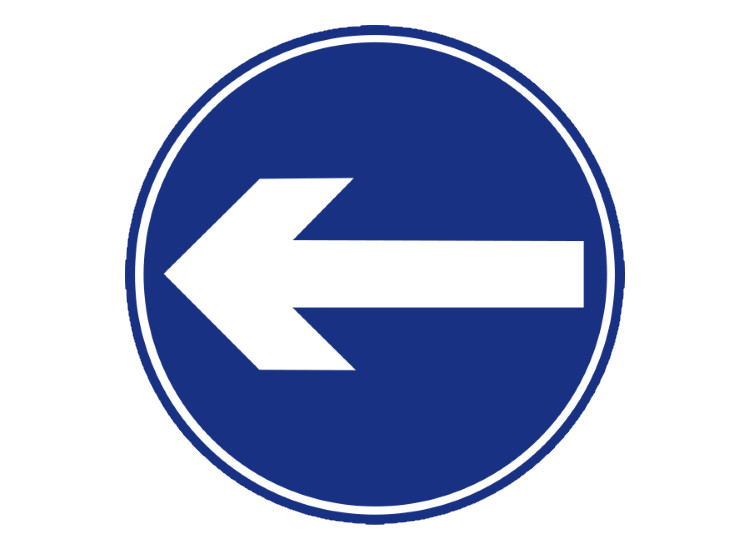
//> input picture sinais/ArrowLeft.jpg, 750 x 550 px, given in place of the camera
$ ./main   (built with g++ and OpenCV 4)
//> lines starting //> are read from the running program, lines starting //| are printed output that depends on the picture; after the words box and inside, x2 and y2 are one past the last pixel; in counts of white or black regions, pixels touching at a corner belong together
#include <iostream>
#include <opencv2/opencv.hpp>
#include <ostream>

#define RED_LOWER_BOUND1 cv::Scalar(0, 130, 80)
#define RED_UPPER_BOUND1 cv::Scalar(10, 255, 255)
#define RED_LOWER_BOUND2 cv::Scalar(165, 130, 80)
#define RED_UPPER_BOUND2 cv::Scalar(180, 255, 255)

#define BLUE_LOWER_BOUND cv::Scalar(104, 110, 80)
#define BLUE_UPPER_BOUND cv::Scalar(124, 255, 255)

#define CIRCLE_DETECTION_PARAM1 30
#define CIRCLE_DETECTION_PARAM2 20
#define MIN_RADIUS 20
#define MAX_RADIUS 600
#define OCTAGON_APPROXIMATION_PARAM 0.04
#define OCTAGON_CIRCULARITY_THRESHOLD 0.65

class ColorDetector {
   public:
    static cv::Mat detectRed(const cv::Mat& img) {
        cv::Mat hsv;
        cv::cvtColor(img, hsv, cv::COLOR_BGR2HSV);

        cv::Mat mask1, mask2;
        cv::inRange(hsv, RED_LOWER_BOUND1, RED_UPPER_BOUND1, mask1);
        cv::inRange(hsv, RED_LOWER_BOUND2, RED_UPPER_BOUND2, mask2);
        cv::Mat mask = mask1 | mask2;

        // Add noise reduction
        cv::Mat kernel =
            cv::getStructuringElement(cv::MORPH_ELLIPSE, cv::Size(3, 3));
        cv::morphologyEx(mask, mask, cv::MORPH_OPEN, kernel, cv::Point(-1, -1),
                         2);
        cv::morphologyEx(mask, mask, cv::MORPH_CLOSE, kernel, cv::Point(-1, -1),
                         2);

        return mask;
    }

    static cv::Mat detectBlue(const cv::Mat& img) {
        cv::Mat hsv;
        cv::cvtColor(img, hsv, cv::COLOR_BGR2HSV);

        cv::Mat mask;
        cv::inRange(hsv, BLUE_LOWER_BOUND, BLUE_UPPER_BOUND, mask);

        // Add noise reduction
        cv::Mat kernel =
            cv::getStructuringElement(cv::MORPH_ELLIPSE, cv::Size(3, 3));
        cv::morphologyEx(mask, mask, cv::MORPH_OPEN, kernel, cv::Point(-1, -1),
                         2);
        cv::morphologyEx(mask, mask, cv::MORPH_CLOSE, kernel, cv::Point(-1, -1),
                         2);

        return mask;
    }
};

class ShapeDetector {
   public:
    static std::vector<std::pair<cv::Vec3f, cv::Point2f>> detectCircles(
        const cv::Mat& img) {
        std::vector<cv::Vec3f> circles;
        cv::HoughCircles(img, circles, cv::HOUGH_GRADIENT, 1, img.rows / 8,
                         CIRCLE_DETECTION_PARAM1, CIRCLE_DETECTION_PARAM2,
                         MIN_RADIUS, MAX_RADIUS);

        std::vector<std::pair<cv::Vec3f, cv::Point2f>> result;

        for (const auto& circle : circles) {
            cv::Mat circleMask = cv::Mat::zeros(img.rows, img.cols, CV_8U);
            cv::circle(circleMask, cv::Point(circle[0], circle[1]), circle[2],
                       cv::Scalar(255), -1);

            cv::Mat maskedImg;
            img.copyTo(maskedImg, circleMask);

            double expectedArea = CV_PI * circle[2] * circle[2];
            double actualArea =
                cv::countNonZero(maskedImg);  // count the number of white
                                              // pixels inside the circle

            if (actualArea / expectedArea > 0.48) {
                cv::Moments mu = cv::moments(
                    maskedImg,
                    false);  // compute the moments of the masked binary image
                cv::Point2f mc =
                    cv::Point2f(static_cast<float>(mu.m10 / (mu.m00 + 1e-5)),
                                static_cast<float>(mu.m01 / (mu.m00 + 1e-5)));
                result.emplace_back(circle, mc);
            }
        }

        return result;
    }

    static std::vector<std::vector<cv::Point>> detectOctagons(
        const cv::Mat& img) {
        std::vector<std::vector<cv::Point>> contours;
        cv::findContours(img, contours, cv::RETR_TREE, cv::CHAIN_APPROX_SIMPLE);

        std::vector<std::vector<cv::Point>> octagons;
        for (const auto& contour : contours) {
            std::vector<cv::Point> approx;
            cv::approxPolyDP(
                contour, approx,
                cv::arcLength(contour, true) * OCTAGON_APPROXIMATION_PARAM,
                true);

            if (approx.size() == 8) {
                double maxEdgeLength = 0.0;
                double minEdgeLength = std::numeric_limits<double>::max();
                for (int i = 0; i < approx.size(); i++) {
                    cv::Point diff =
                        approx[(i + 1) % approx.size()] - approx[i];
                    double edgeLength =
                        cv::sqrt(diff.x * diff.x + diff.y * diff.y);
                    minEdgeLength = std::min(minEdgeLength, edgeLength);
                    maxEdgeLength = std::max(maxEdgeLength, edgeLength);
                }
                double edgeLengthRatio = minEdgeLength / maxEdgeLength;
                // Do not match if the contours are not aprox equal in lenght.
                if (edgeLengthRatio < 0.7) {
                    continue;
                }

                octagons.push_back(approx);
            }
        }

        return octagons;
    }

    static std::vector<std::pair<std::vector<cv::Point>, cv::Point2f>>
    detectSquares(const cv::Mat& img) {
        std::vector<std::vector<cv::Point>> contours;
        cv::findContours(img.clone(), contours, cv::RETR_TREE,
                         cv::CHAIN_APPROX_SIMPLE);

        std::vector<std::pair<std::vector<cv::Point>, cv::Point2f>> squares;

        for (const auto& contour : contours) {
            std::vector<cv::Point> approx;
            cv::approxPolyDP(contour, approx,
                             cv::arcLength(contour, true) * 0.02, true);

            if (approx.size() == 4 &&
                std::fabs(cv::contourArea(approx)) > 1000) {
                std::array<double, 4> sides = {cv::norm(approx[1] - approx[0]),
                                               cv::norm(approx[2] - approx[1]),
                                               cv::norm(approx[3] - approx[2]),
                                               cv::norm(approx[0] - approx[3])};

                double max_side = *std::max_element(sides.begin(), sides.end());
                double min_side = *std::min_element(sides.begin(), sides.end());

                if (max_side <= 1.2 * min_side) {
                    cv::Moments m = cv::moments(contour, false);
                    squares.emplace_back(
                        approx,
                        cv::Point2f(
                            static_cast<float>(m.m10 / (m.m00 + 1e-5)),
                            static_cast<float>(m.m01 / (m.m00 + 1e-5))));
                }
            }
        }

        return squares;
    }
};

int main() {
    cv::VideoCapture cap(0);
    if (!cap.isOpened()) {
        return -1;
    }

    const double overlapThreshold = 0.1;

    cv::Mat frame;
    while (cap.read(frame)) {
//> frame is the input picture: 550 rows x 750 cols, CV_8UC3; mean B, G, R 211.4, 182.7, 174
        cv::Mat hsv;
        cv::cvtColor(frame, hsv, cv::COLOR_BGR2HSV);
//> hsv: 550 rows x 750 cols, CV_8UC3; mean H, S, V 44.8, 72.6, 211.5

        // Split the image into H, S, and V channels
        std::vector<cv::Mat> hsv_channels;
        cv::split(hsv, hsv_channels);
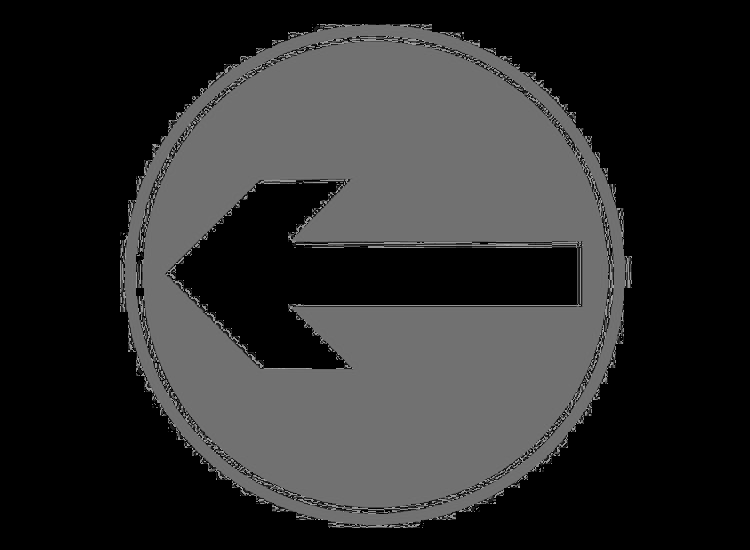
//> hsv_channels[0]: 550 rows x 750 cols, CV_8UC1; min 0, max 176, mean 44.8
        // Apply histogram equalization to the V channel
        cv::equalizeHist(hsv_channels[2], hsv_channels[2]);
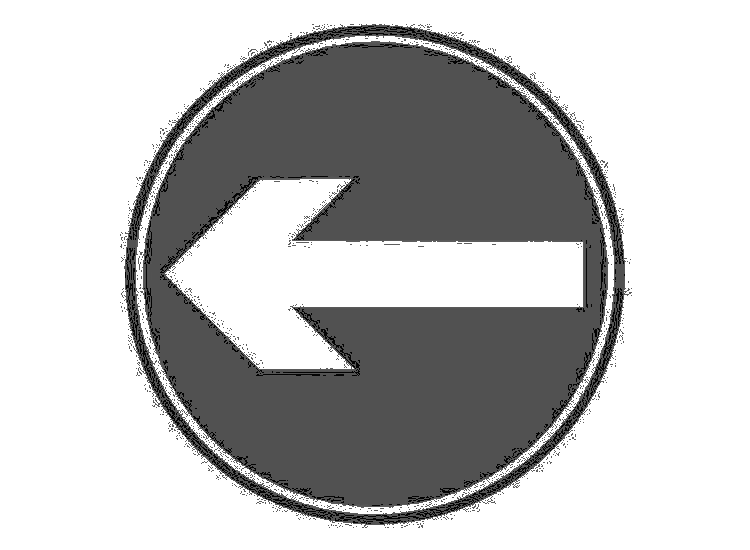
//> hsv_channels[2]: 550 rows x 750 cols, CV_8UC1; min 0, max 255, mean 189.2
        // Merge the H, S, and V channels back into a single image
        cv::merge(hsv_channels, hsv);
//> hsv: 550 rows x 750 cols, CV_8UC3; mean H, S, V 44.8, 72.6, 189.2
        // Convert back to BGR color space for color detection
        cv::cvtColor(hsv, frame, cv::COLOR_HSV2BGR);

        cv::Mat redMask = ColorDetector::detectRed(frame);
        cv::Mat blueMask = ColorDetector::detectBlue(frame);
//> in detectBlue, `cv::inRange(hsv, BLUE_LOWER_BOUND, BLUE_UPPER_BOUND, mask);`:
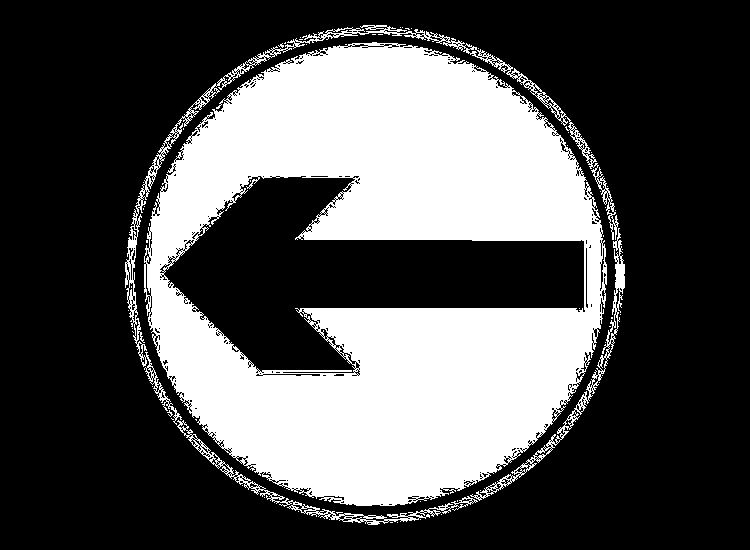
//> mask: 550 rows x 750 cols, CV_8UC1; 32.3% white; 65 white regions (61 under 20 px), largest, box (x1, y1, x2, y2) and area: (144, 42, 607, 506) 125050, (125, 25, 619, 425) 4583, (470, 228, 625, 501) 1747, (177, 420, 478, 525) 1679
//> in detectBlue, `cv::morphologyEx(mask, mask, cv::MORPH_CLOSE, kernel, cv::Point(-1, -1..`:
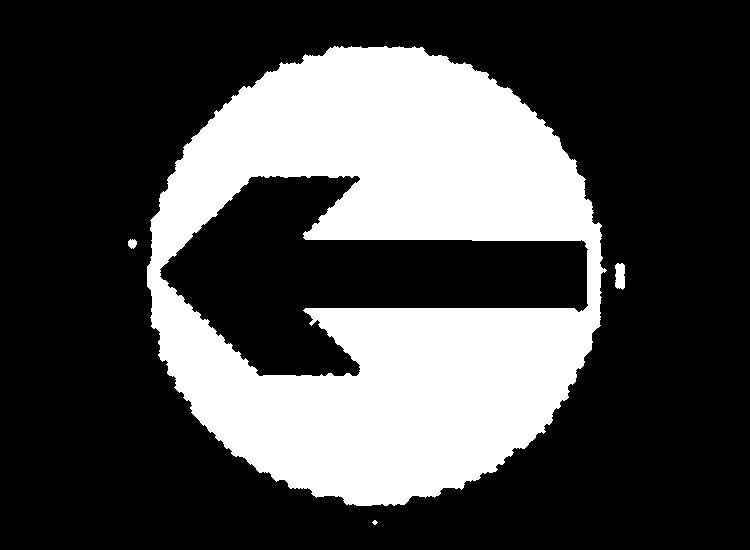
//> mask: 550 rows x 750 cols, CV_8UC1; 29.4% white; 4 white regions (1 under 20 px), largest, box (x1, y1, x2, y2) and area: (147, 46, 607, 506) 120749, (615, 263, 625, 290) 236, (128, 239, 137, 249) 68
        cv::Mat colorMask = redMask | blueMask;

        // Send blue mask to detect circles, and mass center
        std::vector<std::pair<cv::Vec3f, cv::Point2f>> blueCircles =
            ShapeDetector::detectCircles(blueMask);
//> in detectCircles, `cv::HoughCircles(img, circles, cv::HOUGH_GRADIENT, 1, img.rows / 8, CI..`: circles = 5 circles (x, y, radius): [375.5, 272.5, 226.4], [291.5, 235.5, 139.8], [308.5, 306.5, 68.8], [459.5, 283.5, 44.8], [330.5, 445.5, 71]
//> the loop in detectCircles, `for (const auto& circle : circles)` made 5 passes
//> (circle, expectedArea, actualArea, mc) on passes 1, 2, 5: ([375.5, 272.5, 226.4], 161028.5, 117879, Point(385.6, 271.6)), ([291.5, 235.5, 139.8], 61399.4, 29810, Point(295, 196.7)), ([330.5, 445.5, 71], 15836.8, 14281, Point(331.9, 439.2))
//> pass 3, in detectCircles, `img.copyTo(maskedImg, circleMask);`:
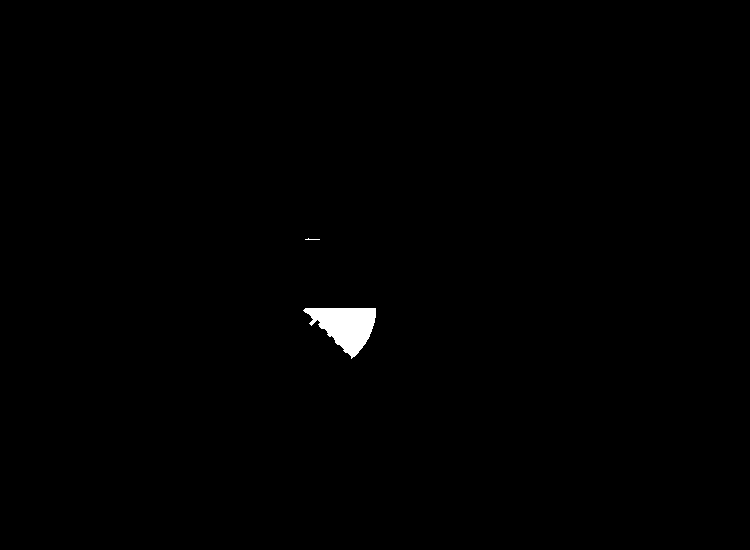
//> maskedImg: 550 rows x 750 cols, CV_8UC1; 0.52% white; 2 white regions (1 under 20 px)
//> blueCircles = 3 items
        // Send blue mask to detect circles, and mass center
        std::vector<std::pair<cv::Vec3f, cv::Point2f>> redCircles =
            ShapeDetector::detectCircles(redMask);
//> redCircles = 0 items
        // Send blue mask to detect circles, and mass center
        std::vector<std::vector<cv::Point>> octagons =
            ShapeDetector::detectOctagons(redMask);
//> in detectOctagons, `cv::findContours(img, contours, cv::RETR_TREE, cv::CHAIN_APPROX_SIMPLE);`: contours = 0 contours
//> octagons = 0 contours
        // Send blue mask to detect circles, and mass center
        std::vector<std::pair<std::vector<cv::Point>, cv::Point2f>> squares =
            ShapeDetector::detectSquares(colorMask);
//> in detectSquares, `cv::findContours(img.clone(), contours, cv::RETR_TREE, cv::CHAIN_APPRO..`: contours = 5 contours, 1 with area under 20; largest, box (x1, y1, x2, y2) and area: (147, 46, 607, 506) 162102, (159, 175, 589, 377) 42722, (615, 263, 625, 290) 204, (128, 239, 137, 249) 55
//> the loop in detectSquares, `for (const auto& contour : contours)` made 5 passes
//> after the loop in detectSquares, `for (const auto& contour : contours)`: squares = 0 items
//> squares = 0 items

        for (const auto& bcircle : blueCircles) {
            cv::Vec3f circle = bcircle.first;
            cv::Point2f center_of_mass = bcircle.second;

            if (circle[2] < 10 || circle[2] > 500) {
                continue;
            }

            cv::circle(frame,
                       cv::Point(static_cast<int>(circle[0]),
                                 static_cast<int>(circle[1])),
                       static_cast<int>(circle[2]), cv::Scalar(0, 255, 0), 3,
                       cv::LINE_AA);

            double delta =
                cv::Point2f(circle[0], circle[1]).x - center_of_mass.x;

            std::string circle_center = "(" + std::to_string((int)circle[0]) +
                                        ", " + std::to_string((int)circle[1]) +
                                        ")";
            cv::putText(frame, circle_center,
                        cv::Point(static_cast<int>(circle[0] - 40),
                                  static_cast<int>(circle[1] + 20)),
                        cv::FONT_HERSHEY_SIMPLEX, 0.5,
                        cv::Scalar(0x00, 0x00, 0x00), 2);

            if (center_of_mass.x > circle[0]) {
                cv::putText(frame, "Turn Left",
                            cv::Point(static_cast<int>(circle[0] - 40),
                                      static_cast<int>(circle[1] - 20)),
                            cv::FONT_HERSHEY_SIMPLEX, 0.5,
                            cv::Scalar(40, 255, 50), 2);

                std::cout << "TurnRight\tDetected blue circle: center: ("
                          << circle[0] << ", " << circle[1]
                          << "), center of Mass: (" << center_of_mass.x << ", "
                          << center_of_mass.y << "), delta: " << delta
                          << std::endl;
            } else {
                cv::putText(frame, "Turn Right",
                            cv::Point(static_cast<int>(circle[0] - 40),
                                      static_cast<int>(circle[1] - 20)),
                            cv::FONT_HERSHEY_SIMPLEX, 0.5,
                            cv::Scalar(40, 255, 50), 2);

                std::cout << "TurnLeft\tDetected blue circle: center: ("
                          << circle[0] << ", " << circle[1]
                          << "), center of Mass: (" << center_of_mass.x << ", "
                          << center_of_mass.y << "), delta: " << delta
                          << std::endl;
            }
        }
//> this loop made 3 passes
//> (circle, center_of_mass, delta, circle_center) on passes 1 to 3: ([375.5, 272.5, 226.4], Point(385.6, 271.6), -10.06, "(375, 272)"), ([291.5, 235.5, 139.8], Point(295, 196.7), -3.49, "(291, 235)"), ([330.5, 445.5, 71], Point(331.9, 439.2), -1.38, "(330, 445)")
//> (printed output is left out)
//> pass 1, `cv::putText(frame, "Turn Left", cv::Point(static_cast<int>(circle[0] -..`:
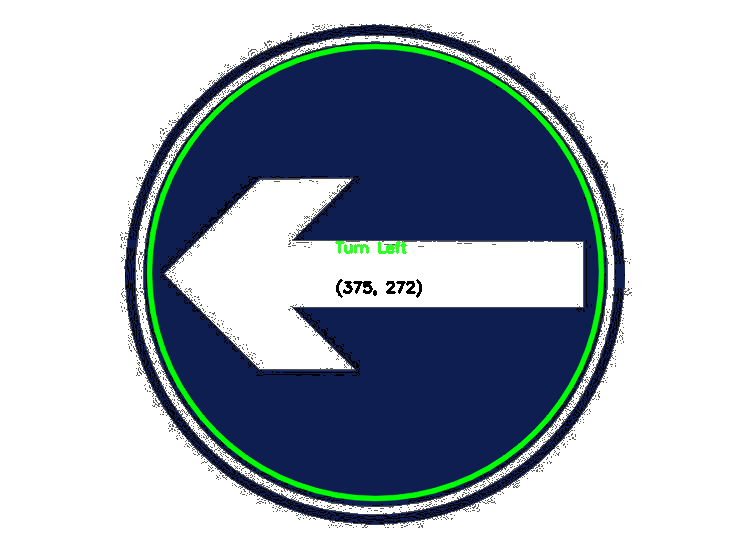
//> frame: 550 rows x 750 cols, CV_8UC3; mean B, G, R 187.3, 176.3, 166.5
//> after the loop:
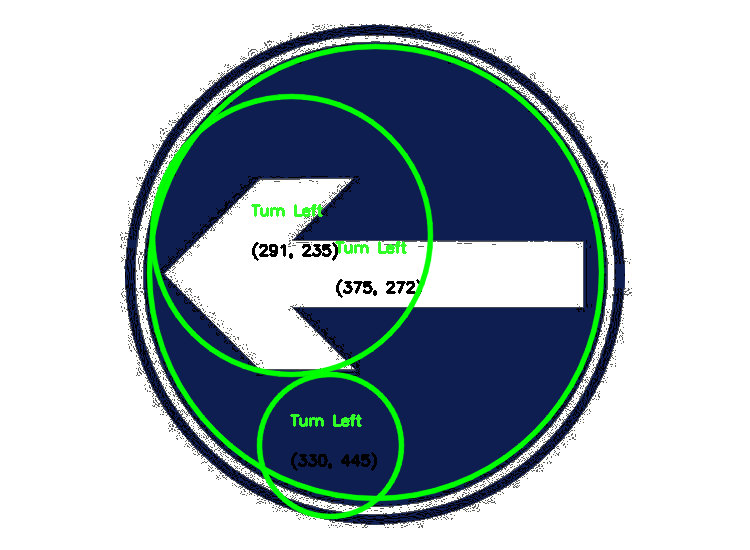
//> frame: 550 rows x 750 cols, CV_8UC3; mean B, G, R 185.1, 179.4, 165.3

        for (const auto& rcircle : redCircles) {
            cv::Vec3f circle = rcircle.first;

            if (circle[2] < 10 || circle[2] > 500) {
                continue;
            }

            cv::circle(frame,
                       cv::Point(static_cast<int>(circle[0]),
                                 static_cast<int>(circle[1])),
                       static_cast<int>(circle[2]), cv::Scalar(0, 255, 0), 3,
                       cv::LINE_AA);

            std::cout << "STOP\t\tDetected red circle: center: (" << circle[0]
                      << ", " << circle[1] << std::endl;

            std::string circle_center = "(" + std::to_string((int)circle[0]) +
                                        ", " + std::to_string((int)circle[1]) +
                                        ")";
            cv::putText(frame, circle_center,
                        cv::Point(static_cast<int>(circle[0] - 40),
                                  static_cast<int>(circle[1] + 20)),
                        cv::FONT_HERSHEY_SIMPLEX, 0.5,
                        cv::Scalar(0x00, 0x00, 0x00), 2);

            cv::putText(frame, "Stop",
                        cv::Point(static_cast<int>(circle[0] - 40),
                                  static_cast<int>(circle[1] - 20)),
                        cv::FONT_HERSHEY_SIMPLEX, 0.5, cv::Scalar(40, 255, 50),
                        2);
        }
//> this loop made 0 passes

        for (const auto& octagon : octagons) {
            cv::polylines(frame, octagon, true, cv::Scalar(0, 255, 0), 3,
                          cv::LINE_AA);

            // Calculate the center of the contour
            cv::Moments M = cv::moments(octagon);
            int cX = static_cast<int>(M.m10 / M.m00);
            int cY = static_cast<int>(M.m01 / M.m00);

            std::string octagon_center =
                "(" + std::to_string(cX) + ", " + std::to_string(cY) + ")";
            cv::putText(frame, octagon_center, cv::Point(cX - 40, cY + 20),
                        cv::FONT_HERSHEY_SIMPLEX, 0.5,
                        cv::Scalar(255, 255, 255), 2);

            cv::putText(frame, "Stop", cv::Point(cX, cY),
                        cv::FONT_HERSHEY_SIMPLEX, 0.5,
                        cv::Scalar(255, 255, 255), 2);
        }

        for (const auto& square : squares) {
            std::vector<cv::Point> contour = square.first;
            cv::Point2f center_of_mass = square.second;

            cv::Rect boundingRect = cv::boundingRect(contour);
            cv::Point2f center_of_square =
                (boundingRect.br() + boundingRect.tl()) * 0.5;

            cv::polylines(frame, contour, true, cv::Scalar(255, 0, 0), 3,
                          cv::LINE_AA);

            std::string square_center =
                "(" + std::to_string((int)center_of_square.x) + ", " +
                std::to_string((int)center_of_square.y) + ")";
            cv::putText(frame, square_center,
                        cv::Point(static_cast<int>(center_of_square.x - 40),
                                  static_cast<int>(center_of_square.y + 20)),
                        cv::FONT_HERSHEY_SIMPLEX, 0.5,
                        cv::Scalar(255, 255, 255), 2);

            if (center_of_mass.y > center_of_square.y) {
                // Center of mass is below the center of the square
                cv::putText(
                    frame, "VRAM",
                    cv::Point(static_cast<int>(center_of_square.x),
                              static_cast<int>(center_of_square.y - 20)),
                    cv::FONT_HERSHEY_SIMPLEX, 0.5, cv::Scalar(0x00, 0x00, 0x00),
                    2);
            } else {
                // Center of mass is above the center of the square
                cv::putText(
                    frame, "Highway",
                    cv::Point(static_cast<int>(center_of_square.x),
                              static_cast<int>(center_of_square.y - 20)),
                    cv::FONT_HERSHEY_SIMPLEX, 0.5, cv::Scalar(0x00, 0x00, 0x00),
                    2);
            }
        }

        cv::imshow("binary", colorMask);
        cv::imshow("Analyser", frame);

        int key = cv::waitKey(30);
//> the 'x' key is pressed
        if (key == 'x' || key == 'X') {
            std::cout << "Exiting program..." << std::endl;
            break;
        }
    }

    cv::destroyAllWindows();

    return 0;
}
